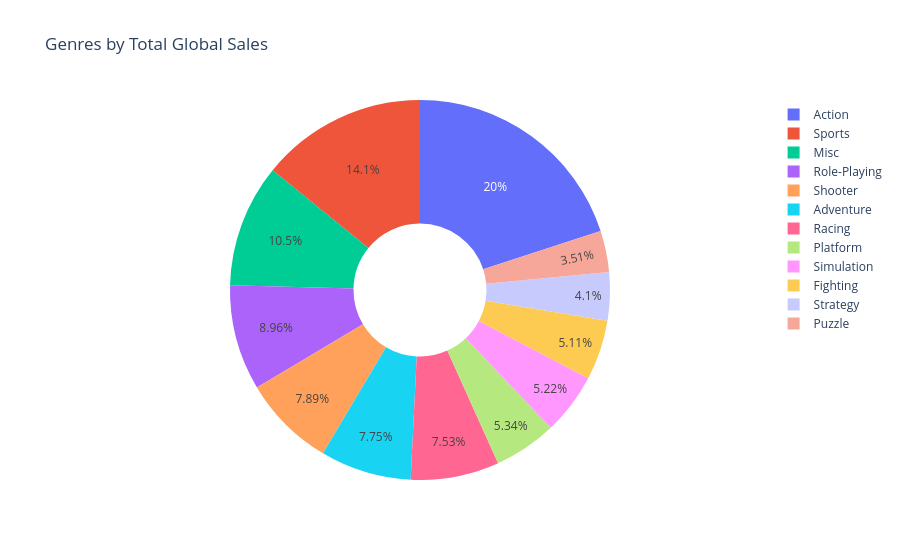

Source (notebook cell):
### Code cell
px.pie(data_frame=df,names='Genre',title='Genres by Total Global Sales',hole=0.35)

### Figure 1 — Plotly figure (JSON) as saved in the notebook; plotly's stock layout.template omitted (floating-point values rounded to 4 significant figures; data arrays with more than 128 entries replaced by an {"elided": "..."} marker saying what was removed)
{"data": [{"domain": {"x": [0, 1], "y": [0, 1]}, "hole": 0.35, "hovertemplate": "Genre=%{label}<extra></extra>", "labels": {"elided": "16598 str values"}, "legendgroup": "", "name": "", "showlegend": true, "type": "pie"}], "layout": {"legend": {"tracegroupgap": 0}, "title": {"text": "Genres by Total Global Sales"}}}
